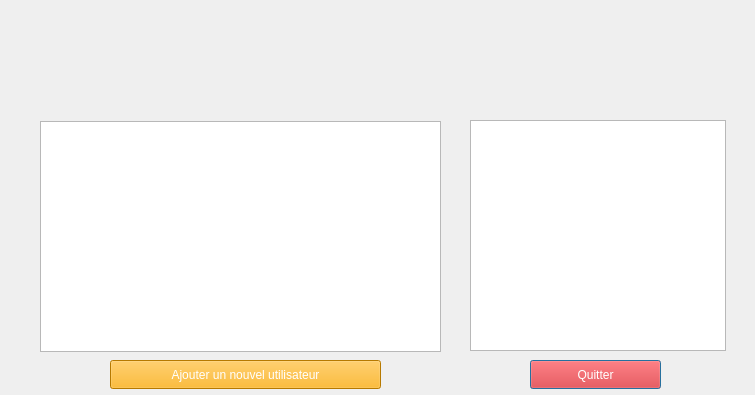
<?xml version="1.0" encoding="UTF-8"?>
<ui version="4.0">
 <class>admin</class>
 <widget class="QDialog" name="admin">
  <property name="geometry">
   <rect>
    <x>0</x>
    <y>0</y>
    <width>755</width>
    <height>395</height>
   </rect>
  </property>
  <property name="windowTitle">
   <string>Dialog</string>
  </property>
  <widget class="QLabel" name="label">
   <property name="geometry">
    <rect>
     <x>240</x>
     <y>20</y>
     <width>291</width>
     <height>71</height>
    </rect>
   </property>
   <property name="text">
    <string/>
   </property>
  </widget>
  <widget class="QTableView" name="tableView">
   <property name="geometry">
    <rect>
     <x>40</x>
     <y>121</y>
     <width>401</width>
     <height>231</height>
    </rect>
   </property>
  </widget>
  <widget class="QTableView" name="tableView_2">
   <property name="geometry">
    <rect>
     <x>470</x>
     <y>120</y>
     <width>256</width>
     <height>231</height>
    </rect>
   </property>
  </widget>
  <widget class="QPushButton" name="pushButton">
   <property name="geometry">
    <rect>
     <x>530</x>
     <y>360</y>
     <width>131</width>
     <height>29</height>
    </rect>
   </property>
   <property name="styleSheet">
    <string notr="true">color: rgb(255, 255, 255);
background-color: rgb(255, 0, 0);</string>
   </property>
   <property name="text">
    <string>Quitter</string>
   </property>
  </widget>
  <widget class="QPushButton" name="pushButton_2">
   <property name="geometry">
    <rect>
     <x>110</x>
     <y>360</y>
     <width>271</width>
     <height>29</height>
    </rect>
   </property>
   <property name="styleSheet">
    <string notr="true">color: rgb(255, 255, 255);
background-color: rgb(255, 170, 0);</string>
   </property>
   <property name="text">
    <string>Ajouter un nouvel utilisateur</string>
   </property>
  </widget>
 </widget>
 <resources/>
 <connections/>
</ui>
